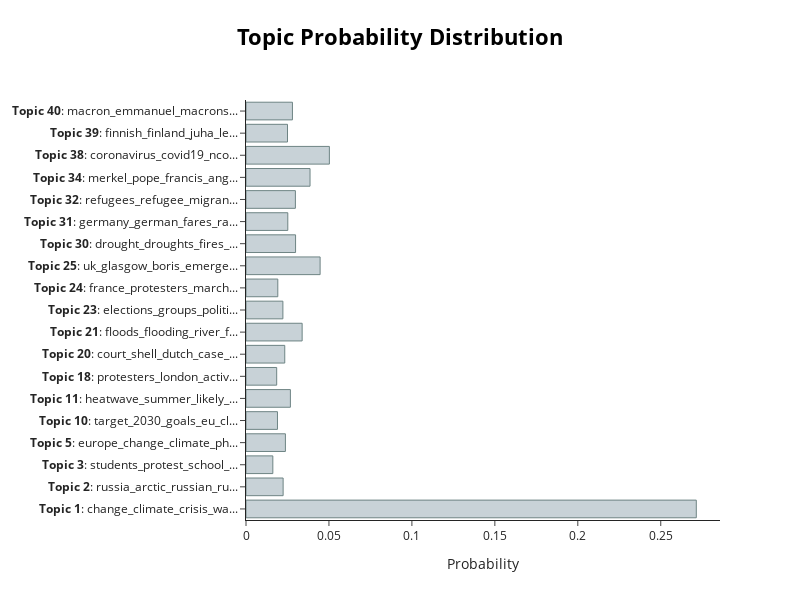

The cell this chart's notebook holds for it:
### Markdown cell above
## Visualize Topic Probabilities

The variable `probabilities` that is returned from `transform()` or `fit_transform()` can 
be used to understand how confident BERTopic is that certain topics can be found in a document. 

To visualize the distributions, we simply call:

### Code cell
topic_model.visualize_distribution(probs[200], min_probability=0.015)

### Figure 1 — Plotly figure (JSON) as saved in the notebook; plotly's stock layout.template omitted (floating-point values rounded to 4 significant figures)
{"data": [{"marker": {"color": "#C8D2D7", "line": {"color": "#6E8484", "width": 1}}, "orientation": "h", "type": "bar", "x": [0.2714, 0.02239, 0.01618, 0.02376, 0.01897, 0.02676, 0.01851, 0.02336, 0.03384, 0.02224, 0.01917, 0.04468, 0.02988, 0.0252, 0.02977, 0.0386, 0.05026, 0.02502, 0.028], "y": ["<b>Topic 1</b>: change_climate_crisis_wa...", "<b>Topic 2</b>: russia_arctic_russian_ru...", "<b>Topic 3</b>: students_protest_school_...", "<b>Topic 5</b>: europe_change_climate_ph...", "<b>Topic 10</b>: target_2030_goals_eu_cl...", "<b>Topic 11</b>: heatwave_summer_likely_...", "<b>Topic 18</b>: protesters_london_activ...", "<b>Topic 20</b>: court_shell_dutch_case_...", "<b>Topic 21</b>: floods_flooding_river_f...", "<b>Topic 23</b>: elections_groups_politi...", "<b>Topic 24</b>: france_protesters_march...", "<b>Topic 25</b>: uk_glasgow_boris_emerge...", "<b>Topic 30</b>: drought_droughts_fires_...", "<b>Topic 31</b>: germany_german_fares_ra...", "<b>Topic 32</b>: refugees_refugee_migran...", "<b>Topic 34</b>: merkel_pope_francis_ang...", "<b>Topic 38</b>: coronavirus_covid19_nco...", "<b>Topic 39</b>: finnish_finland_juha_le...", "<b>Topic 40</b>: macron_emmanuel_macrons..."]}], "layout": {"height": 600, "hoverlabel": {"bgcolor": "white", "font": {"family": "Rockwell", "size": 16}}, "title": {"font": {"color": "Black", "size": 22}, "text": "<b>Topic Probability Distribution", "x": 0.5, "xanchor": "center", "y": 0.95, "yanchor": "top"}, "width": 800, "xaxis": {"autorange": true, "range": [0, 0.2857], "title": {"text": "Probability"}, "type": "linear"}, "yaxis": {"autorange": true, "range": [-0.5, 18.5], "type": "category"}}}
